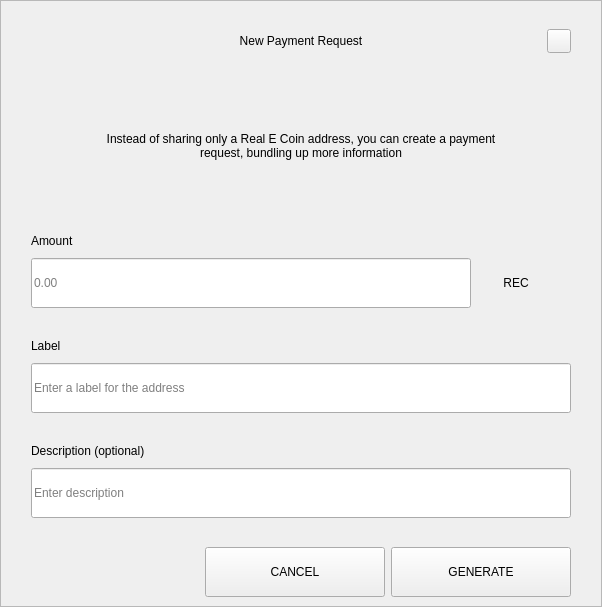
<?xml version="1.0" encoding="UTF-8"?>
<ui version="4.0">
 <class>RequestDialog</class>
 <widget class="QDialog" name="RequestDialog">
  <property name="geometry">
   <rect>
    <x>0</x>
    <y>0</y>
    <width>602</width>
    <height>607</height>
   </rect>
  </property>
  <property name="windowTitle">
   <string>Dialog</string>
  </property>
  <layout class="QVBoxLayout" name="verticalLayout_5">
   <property name="spacing">
    <number>0</number>
   </property>
   <property name="leftMargin">
    <number>0</number>
   </property>
   <property name="topMargin">
    <number>0</number>
   </property>
   <property name="rightMargin">
    <number>0</number>
   </property>
   <property name="bottomMargin">
    <number>0</number>
   </property>
   <item>
    <widget class="QFrame" name="frame">
     <property name="styleSheet">
      <string notr="true"/>
     </property>
     <property name="frameShape">
      <enum>QFrame::StyledPanel</enum>
     </property>
     <property name="frameShadow">
      <enum>QFrame::Raised</enum>
     </property>
     <layout class="QVBoxLayout" name="verticalLayout_4" stretch="1,0,0">
      <property name="spacing">
       <number>0</number>
      </property>
      <property name="leftMargin">
       <number>30</number>
      </property>
      <property name="topMargin">
       <number>20</number>
      </property>
      <property name="rightMargin">
       <number>30</number>
      </property>
      <property name="bottomMargin">
       <number>0</number>
      </property>
      <item>
       <layout class="QHBoxLayout" name="horizontalLayout_3">
        <property name="spacing">
         <number>0</number>
        </property>
        <item>
         <spacer name="horizontalSpacer_21">
          <property name="orientation">
           <enum>Qt::Horizontal</enum>
          </property>
          <property name="sizeHint" stdset="0">
           <size>
            <width>40</width>
            <height>20</height>
           </size>
          </property>
         </spacer>
        </item>
        <item>
         <widget class="QLabel" name="labelTitle">
          <property name="minimumSize">
           <size>
            <width>0</width>
            <height>40</height>
           </size>
          </property>
          <property name="maximumSize">
           <size>
            <width>16777215</width>
            <height>40</height>
           </size>
          </property>
          <property name="styleSheet">
           <string notr="true">padding-left:24px;</string>
          </property>
          <property name="text">
           <string>New Payment Request</string>
          </property>
          <property name="alignment">
           <set>Qt::AlignCenter</set>
          </property>
          <property name="margin">
           <number>7</number>
          </property>
         </widget>
        </item>
        <item>
         <spacer name="horizontalSpacer">
          <property name="orientation">
           <enum>Qt::Horizontal</enum>
          </property>
          <property name="sizeHint" stdset="0">
           <size>
            <width>40</width>
            <height>20</height>
           </size>
          </property>
         </spacer>
        </item>
        <item>
         <widget class="QPushButton" name="btnEsc">
          <property name="minimumSize">
           <size>
            <width>24</width>
            <height>24</height>
           </size>
          </property>
          <property name="maximumSize">
           <size>
            <width>24</width>
            <height>24</height>
           </size>
          </property>
          <property name="focusPolicy">
           <enum>Qt::NoFocus</enum>
          </property>
          <property name="text">
           <string/>
          </property>
         </widget>
        </item>
       </layout>
      </item>
      <item>
       <widget class="QStackedWidget" name="stack">
        <property name="minimumSize">
         <size>
          <width>540</width>
          <height>0</height>
         </size>
        </property>
        <property name="maximumSize">
         <size>
          <width>540</width>
          <height>16777215</height>
         </size>
        </property>
        <property name="currentIndex">
         <number>0</number>
        </property>
        <widget class="QWidget" name="page_1">
         <property name="minimumSize">
          <size>
           <width>540</width>
           <height>0</height>
          </size>
         </property>
         <property name="maximumSize">
          <size>
           <width>540</width>
           <height>16777215</height>
          </size>
         </property>
         <layout class="QVBoxLayout" name="layout1">
          <property name="spacing">
           <number>0</number>
          </property>
          <property name="leftMargin">
           <number>0</number>
          </property>
          <property name="topMargin">
           <number>0</number>
          </property>
          <property name="rightMargin">
           <number>0</number>
          </property>
          <property name="bottomMargin">
           <number>0</number>
          </property>
          <item>
           <spacer name="verticalSpacer_21">
            <property name="orientation">
             <enum>Qt::Vertical</enum>
            </property>
            <property name="sizeType">
             <enum>QSizePolicy::Fixed</enum>
            </property>
            <property name="sizeHint" stdset="0">
             <size>
              <width>20</width>
              <height>30</height>
             </size>
            </property>
           </spacer>
          </item>
          <item alignment="Qt::AlignHCenter">
           <widget class="QLabel" name="labelMessage">
            <property name="minimumSize">
             <size>
              <width>400</width>
              <height>50</height>
             </size>
            </property>
            <property name="text">
             <string>Instead of sharing only a Real E Coin address, you can create a payment request, bundling up more information</string>
            </property>
            <property name="alignment">
             <set>Qt::AlignCenter</set>
            </property>
            <property name="wordWrap">
             <bool>true</bool>
            </property>
           </widget>
          </item>
          <item alignment="Qt::AlignBottom">
           <widget class="QWidget" name="containerAmount" native="true">
            <layout class="QVBoxLayout" name="verticalLayout">
             <property name="spacing">
              <number>9</number>
             </property>
             <property name="leftMargin">
              <number>0</number>
             </property>
             <property name="topMargin">
              <number>0</number>
             </property>
             <property name="rightMargin">
              <number>0</number>
             </property>
             <property name="bottomMargin">
              <number>0</number>
             </property>
             <item>
              <widget class="QLabel" name="labelSubtitleAmount">
               <property name="minimumSize">
                <size>
                 <width>350</width>
                 <height>16</height>
                </size>
               </property>
               <property name="maximumSize">
                <size>
                 <width>16777215</width>
                 <height>16</height>
                </size>
               </property>
               <property name="text">
                <string>Amount</string>
               </property>
              </widget>
             </item>
             <item alignment="Qt::AlignTop">
              <widget class="QWidget" name="layoutAmount" native="true">
               <layout class="QHBoxLayout" name="horizontalLayout" stretch="2,0">
                <property name="spacing">
                 <number>0</number>
                </property>
                <property name="leftMargin">
                 <number>0</number>
                </property>
                <property name="topMargin">
                 <number>0</number>
                </property>
                <property name="rightMargin">
                 <number>0</number>
                </property>
                <property name="bottomMargin">
                 <number>0</number>
                </property>
                <item>
                 <widget class="QLineEdit" name="lineEditAmount">
                  <property name="minimumSize">
                   <size>
                    <width>0</width>
                    <height>50</height>
                   </size>
                  </property>
                  <property name="maximumSize">
                   <size>
                    <width>16777215</width>
                    <height>50</height>
                   </size>
                  </property>
                  <property name="placeholderText">
                   <string notr="true">0.00</string>
                  </property>
                 </widget>
                </item>
                <item>
                 <widget class="QWidget" name="comboContainer" native="true">
                  <property name="minimumSize">
                   <size>
                    <width>100</width>
                    <height>50</height>
                   </size>
                  </property>
                  <property name="maximumSize">
                   <size>
                    <width>16777215</width>
                    <height>50</height>
                   </size>
                  </property>
                  <layout class="QHBoxLayout" name="horizontalLayout_31">
                   <property name="spacing">
                    <number>0</number>
                   </property>
                   <property name="leftMargin">
                    <number>0</number>
                   </property>
                   <property name="topMargin">
                    <number>0</number>
                   </property>
                   <property name="rightMargin">
                    <number>10</number>
                   </property>
                   <property name="bottomMargin">
                    <number>0</number>
                   </property>
                   <item>
                    <widget class="QLabel" name="comboBoxCoin">
                     <property name="text">
                      <string>REC</string>
                     </property>
                     <property name="alignment">
                      <set>Qt::AlignCenter</set>
                     </property>
                    </widget>
                   </item>
                  </layout>
                 </widget>
                </item>
               </layout>
              </widget>
             </item>
            </layout>
           </widget>
          </item>
          <item>
           <spacer name="verticalSpacer_31">
            <property name="orientation">
             <enum>Qt::Vertical</enum>
            </property>
            <property name="sizeType">
             <enum>QSizePolicy::Fixed</enum>
            </property>
            <property name="sizeHint" stdset="0">
             <size>
              <width>20</width>
              <height>30</height>
             </size>
            </property>
           </spacer>
          </item>
          <item>
           <layout class="QVBoxLayout" name="verticalLayoutLabel">
            <property name="spacing">
             <number>9</number>
            </property>
            <item>
             <widget class="QLabel" name="labelSubtitleLabel">
              <property name="minimumSize">
               <size>
                <width>0</width>
                <height>16</height>
               </size>
              </property>
              <property name="maximumSize">
               <size>
                <width>16777215</width>
                <height>16</height>
               </size>
              </property>
              <property name="text">
               <string>Label</string>
              </property>
             </widget>
            </item>
            <item>
             <widget class="QLineEdit" name="lineEditLabel">
              <property name="minimumSize">
               <size>
                <width>0</width>
                <height>50</height>
               </size>
              </property>
              <property name="maximumSize">
               <size>
                <width>16777215</width>
                <height>50</height>
               </size>
              </property>
              <property name="placeholderText">
               <string>Enter a label for the address</string>
              </property>
             </widget>
            </item>
           </layout>
          </item>
          <item>
           <spacer name="verticalSpacer_34">
            <property name="orientation">
             <enum>Qt::Vertical</enum>
            </property>
            <property name="sizeType">
             <enum>QSizePolicy::Fixed</enum>
            </property>
            <property name="sizeHint" stdset="0">
             <size>
              <width>20</width>
              <height>30</height>
             </size>
            </property>
           </spacer>
          </item>
          <item>
           <layout class="QVBoxLayout" name="verticalLayoutDescription">
            <property name="spacing">
             <number>9</number>
            </property>
            <item>
             <widget class="QLabel" name="labelSubtitleDescription">
              <property name="minimumSize">
               <size>
                <width>0</width>
                <height>16</height>
               </size>
              </property>
              <property name="maximumSize">
               <size>
                <width>16777215</width>
                <height>16</height>
               </size>
              </property>
              <property name="text">
               <string>Description (optional)</string>
              </property>
             </widget>
            </item>
            <item>
             <widget class="QLineEdit" name="lineEditDescription">
              <property name="minimumSize">
               <size>
                <width>0</width>
                <height>50</height>
               </size>
              </property>
              <property name="maximumSize">
               <size>
                <width>16777215</width>
                <height>50</height>
               </size>
              </property>
              <property name="placeholderText">
               <string>Enter description</string>
              </property>
             </widget>
            </item>
            <item>
             <spacer name="verticalSpacer_4">
              <property name="orientation">
               <enum>Qt::Vertical</enum>
              </property>
              <property name="sizeType">
               <enum>QSizePolicy::Fixed</enum>
              </property>
              <property name="sizeHint" stdset="0">
               <size>
                <width>20</width>
                <height>20</height>
               </size>
              </property>
             </spacer>
            </item>
           </layout>
          </item>
         </layout>
        </widget>
        <widget class="QWidget" name="page_2">
         <layout class="QVBoxLayout" name="layout2">
          <item>
           <spacer name="verticalSpacer_5">
            <property name="orientation">
             <enum>Qt::Vertical</enum>
            </property>
            <property name="sizeType">
             <enum>QSizePolicy::Fixed</enum>
            </property>
            <property name="sizeHint" stdset="0">
             <size>
              <width>20</width>
              <height>50</height>
             </size>
            </property>
           </spacer>
          </item>
          <item alignment="Qt::AlignHCenter">
           <widget class="QLabel" name="labelQrImg">
            <property name="minimumSize">
             <size>
              <width>260</width>
              <height>260</height>
             </size>
            </property>
            <property name="maximumSize">
             <size>
              <width>260</width>
              <height>260</height>
             </size>
            </property>
            <property name="text">
             <string/>
            </property>
            <property name="alignment">
             <set>Qt::AlignCenter</set>
            </property>
           </widget>
          </item>
          <item>
           <spacer name="verticalSpacer_2">
            <property name="orientation">
             <enum>Qt::Vertical</enum>
            </property>
            <property name="sizeType">
             <enum>QSizePolicy::Fixed</enum>
            </property>
            <property name="sizeHint" stdset="0">
             <size>
              <width>20</width>
              <height>30</height>
             </size>
            </property>
           </spacer>
          </item>
          <item alignment="Qt::AlignHCenter">
           <widget class="QLabel" name="labelAddress">
            <property name="text">
             <string>RRdZGAGdsQtRWGZct6CjNrMD8FQgEcg4qq </string>
            </property>
           </widget>
          </item>
          <item>
           <spacer name="verticalSpacer_32">
            <property name="orientation">
             <enum>Qt::Vertical</enum>
            </property>
            <property name="sizeType">
             <enum>QSizePolicy::Expanding</enum>
            </property>
            <property name="sizeHint" stdset="0">
             <size>
              <width>20</width>
              <height>20</height>
             </size>
            </property>
           </spacer>
          </item>
          <item>
           <layout class="QHBoxLayout" name="horizontal">
            <property name="leftMargin">
             <number>20</number>
            </property>
            <property name="rightMargin">
             <number>20</number>
            </property>
            <property name="bottomMargin">
             <number>20</number>
            </property>
            <item>
             <spacer name="horizontalSpacer_4">
              <property name="orientation">
               <enum>Qt::Horizontal</enum>
              </property>
              <property name="sizeHint" stdset="0">
               <size>
                <width>40</width>
                <height>20</height>
               </size>
              </property>
             </spacer>
            </item>
            <item>
             <widget class="QPushButton" name="btnCopyAddress">
              <property name="minimumSize">
               <size>
                <width>180</width>
                <height>50</height>
               </size>
              </property>
              <property name="text">
               <string>COPY ADDRESS</string>
              </property>
             </widget>
            </item>
            <item>
             <widget class="QPushButton" name="btnCopyUrl">
              <property name="minimumSize">
               <size>
                <width>180</width>
                <height>50</height>
               </size>
              </property>
              <property name="text">
               <string>COPY URL</string>
              </property>
             </widget>
            </item>
            <item>
             <spacer name="horizontalSpacer_2">
              <property name="orientation">
               <enum>Qt::Horizontal</enum>
              </property>
              <property name="sizeHint" stdset="0">
               <size>
                <width>40</width>
                <height>20</height>
               </size>
              </property>
             </spacer>
            </item>
           </layout>
          </item>
         </layout>
        </widget>
       </widget>
      </item>
      <item>
       <widget class="QWidget" name="buttonsStack" native="true">
        <layout class="QHBoxLayout" name="horizontalLayout_5">
         <property name="leftMargin">
          <number>20</number>
         </property>
         <property name="rightMargin">
          <number>0</number>
         </property>
         <item>
          <spacer name="horizontalSpacer_41">
           <property name="orientation">
            <enum>Qt::Horizontal</enum>
           </property>
           <property name="sizeHint" stdset="0">
            <size>
             <width>40</width>
             <height>20</height>
            </size>
           </property>
          </spacer>
         </item>
         <item>
          <widget class="QPushButton" name="btnCancel">
           <property name="minimumSize">
            <size>
             <width>180</width>
             <height>50</height>
            </size>
           </property>
           <property name="focusPolicy">
            <enum>Qt::NoFocus</enum>
           </property>
           <property name="text">
            <string>CANCEL</string>
           </property>
          </widget>
         </item>
         <item>
          <widget class="QPushButton" name="btnSave">
           <property name="minimumSize">
            <size>
             <width>180</width>
             <height>50</height>
            </size>
           </property>
           <property name="focusPolicy">
            <enum>Qt::NoFocus</enum>
           </property>
           <property name="text">
            <string>GENERATE</string>
           </property>
          </widget>
         </item>
        </layout>
       </widget>
      </item>
     </layout>
    </widget>
   </item>
  </layout>
 </widget>
 <resources/>
 <connections/>
</ui>
